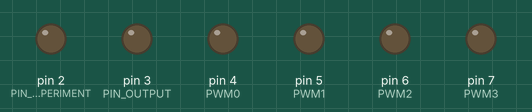
Bench run of a sketch on a simulated Arduino Uno, built with avr-gcc and run on an emulated ATmega328P. Shown: output pins drawn as LEDs (lit = HIGH). Random numbers use the default seed unless the sketch sets one.

Above: at 0.1 s.
At 12.6 s:
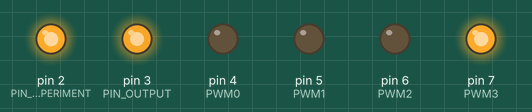
At 17.6 s:
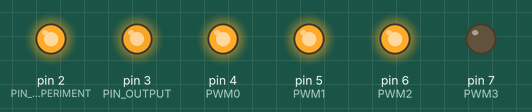
At 22.75 s:
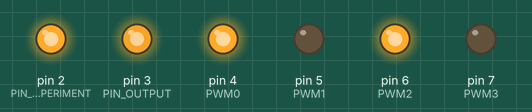
At 28.25 s:
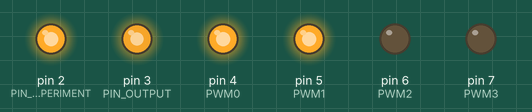
At 39.25 s:
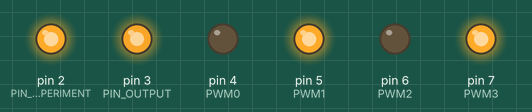
Timing chart, 0 to 40.0 s (numbered marks = the images above):
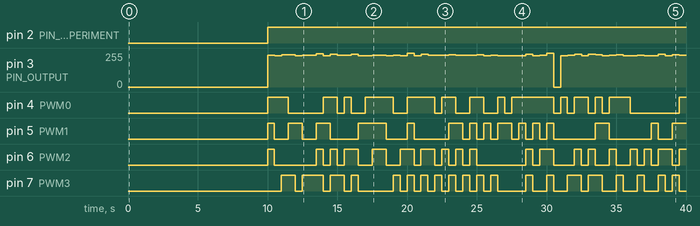

The sketch:

pwm_gen_array.ino
```cpp
#define HIGH_FREQUENCY
#define RANDOM_STEPS
//#define DEBUG_LOG
#include <Arduino.h>
#define PRINT_PWM


#ifdef RANDOM_STEPS
#define STEPS_COUNT 100
#endif
#ifdef PRINT_PWM
#define PWM0 4
#define PWM1 5
#define PWM2 6
#define PWM3 7
#define PWM_MASK 0xF0
#define PWM_SHIFT 4
byte portd_supp;
#define writePWMData(pwm)  \
  portd_supp = PORTD;      \
  portd_supp &= ~PWM_MASK; \
  PORTD = portd_supp | ((pwm << PWM_SHIFT) & PWM_MASK);
#endif

#define PIN_OUTPUT 3
#define PIN_EXPERIMENT 2

#ifdef HIGH_FREQUENCY
#define DELAY 500
//30Hz
//const byte pwm_reals[] = {0,82,94,102,110,119,128,141,151,164,179,194,211,228,246,255};
//122Hz
const byte pwm_reals[] = {0,233,234,235,236,237,238,239,240,241,242,243,244,245,248,255};
#else
#define PWM_DELAY_STEP_MS 32 // 8 ms delay step = 8*2^bits ms period
#define PWM_MAX 7
#define PWM_SET 1 // 0 to 7 setpoints
#define LOOP_COUNT 100
#endif
#define INITIAL_DELAY 10000

void setup()
{
#ifdef PRINT_PWM
  pinMode(PWM0, OUTPUT);
  pinMode(PWM1, OUTPUT);
  pinMode(PWM2, OUTPUT);
#ifdef PWM3
  pinMode(PWM3, OUTPUT);
#endif
#endif
  pinMode(PIN_OUTPUT, OUTPUT);
  pinMode(PIN_EXPERIMENT, OUTPUT);

  delay(INITIAL_DELAY);

#if defined(HIGH_FREQUENCY) // HIGH FREQUENCY EXPERIMENT SECTION
  // TCCR2B = (TCCR2B & 0b11111000) | 0x05; // 245.10 [Hz]

  TCCR2B = (TCCR2B & 0b11111000) | 0x06;   // 122.55 [Hz]
  //TCCR2B = (TCCR2B & 0b11111000) | 0x07; // 30.64 [Hz]
  digitalWrite(PIN_EXPERIMENT, HIGH);
  analogWrite(PIN_OUTPUT, 0);
  #ifdef RANDOM_STEPS
  size_t i;
  for (int step = 0; step < STEPS_COUNT; step++)
  {
    i = random(0,16);
    writePWMData(i);
    analogWrite(PIN_OUTPUT, pwm_reals[i]);
    delay(DELAY);
  }

  #else
  for (size_t i = 0; i < 16; ++i)
  {
    writePWMData(i);
    analogWrite(PIN_OUTPUT, pwm_reals[i]);
    delay(DELAY);
  }
  for (size_t i = 15; i >= 0; --i)
  {
    analogWrite(PIN_OUTPUT, pwm_reals[i]);
    writePWMData(i);
    delay(DELAY);
    if (i == 0)
      break;
  }
  #endif
  analogWrite(PIN_OUTPUT, 0);
  digitalWrite(PIN_EXPERIMENT, LOW);

#else // LOW FREQUENCY EXEPERIMENT SECTION

  writePWMData(PWM_SET);

  digitalWrite(PIN_EXPERIMENT, HIGH);
  for (size_t cycle = 0; cycle < LOOP_COUNT; cycle++)
  {

    if (PWM_SET > 0)
      digitalWrite(PIN_OUTPUT, HIGH);
    for (size_t i = 0; i < PWM_MAX; i++)
    {
      if (i == PWM_SET)
      {
        digitalWrite(PIN_OUTPUT, LOW);
      }
      delay(PWM_DELAY_STEP_MS);
    }
    /* code */
  }
  digitalWrite(PIN_EXPERIMENT, LOW);
  digitalWrite(PIN_OUTPUT, LOW);
#endif
}

void loop()
{
#if !defined(HIGH_FREQUENCY)
  // if (PWM_SET > 0)
  //         digitalWrite(PIN_OUTPUT, HIGH);
  //     for (size_t i = 0; i < PWM_MAX; i++)
  //     {
  //         if (i == PWM_SET)
  //         {
  //             digitalWrite(PIN_OUTPUT, LOW);
  //         }
  //         delay(PWM_DELAY_STEP_MS);
  //     }

#else
  // analogWrite(PIN_OUTPUT, PWM_VALUE); // half opened
  // delay(DELAY);
  // analogWrite(PIN_OUTPUT, 0); // half opened
  // delay(DELAY);
#endif // HIGH_FREQUENCY
}
```

Measured:
- by itself, pin 2 (PIN_EXPERIMENT): LOW → HIGH at 10.0 s
- by itself, pin 4 (PWM0): LOW → HIGH at 10.0 s, → LOW 1.5 s later, → HIGH 2.5 s later, → LOW 1.0 s later, … (27 changes in this stretch)
- by itself, pin 5 (PWM1): LOW → HIGH at 10.0 s, → LOW 0.50 s later, → HIGH 1.0 s later, → LOW 1.0 s later, … (29 changes in this stretch)
- by itself, pin 6 (PWM2): LOW → HIGH at 10.0 s, → LOW 0.50 s later, → HIGH 3.0 s later, → LOW 0.50 s later, … (37 changes in this stretch)
- by itself, pin 7 (PWM3): LOW → HIGH at 11.0 s, → LOW 1.0 s later, → HIGH 0.50 s later, → LOW 1.5 s later, … (40 changes in this stretch)
- by itself, pin 3 (PIN_OUTPUT): 0/255 → 239/255 at 10.0 s, → 233/255 0.50 s later, → 241/255 0.51 s later, → 242/255 0.50 s later, … (58 changes in this stretch)
